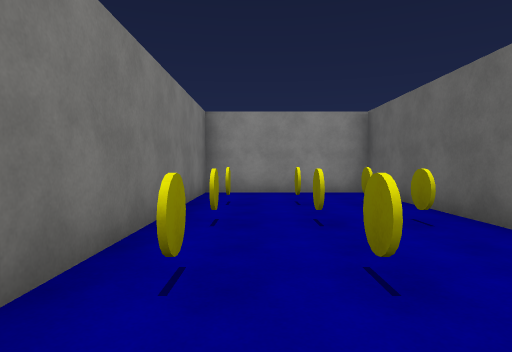
[1] (above)

21 first-person views from a walk through a 3-D level made in the Unity game engine. The camera is 1.4 m above the floor, tilts 2° down and sees 75° across. The floor is counted in squares, 2 m on a side. Each view is taken from the middle of a square. On the plan, view 1 faces up. The plan holds only what a view shows up to about 10 squares ahead; the rest is blank. Surface patterns are stand-ins for the level's own textures.

[2]
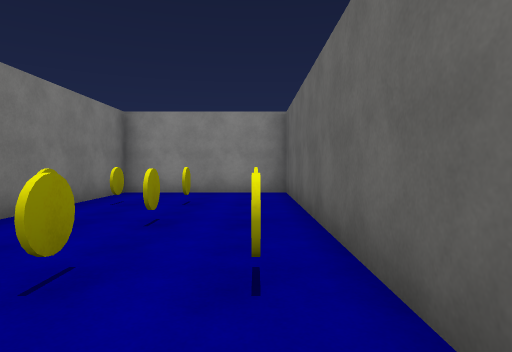

[3]
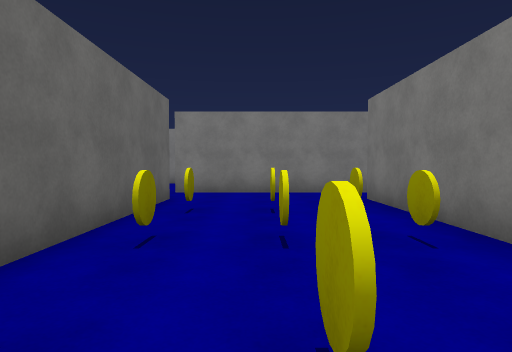

[4]
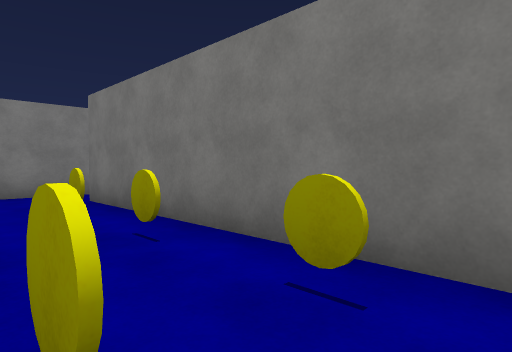

[5]
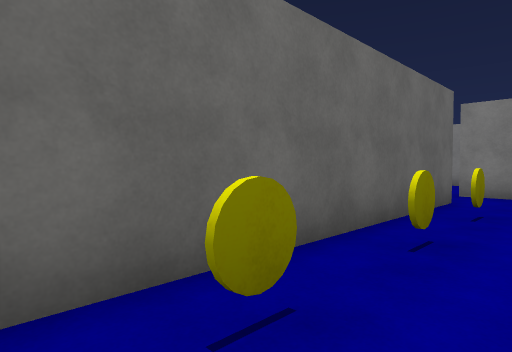

[6]
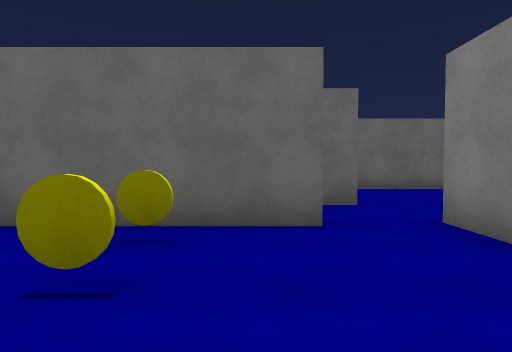

[7]
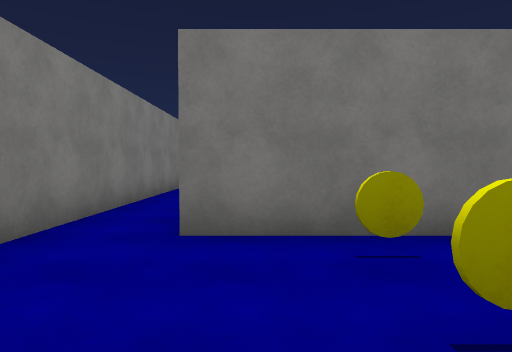

[8]
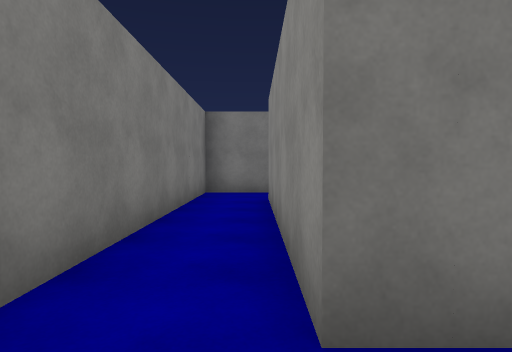

[9]
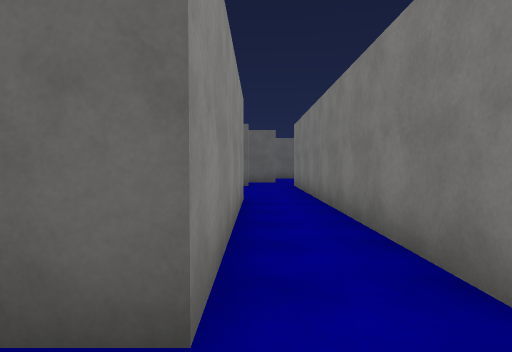

[10]
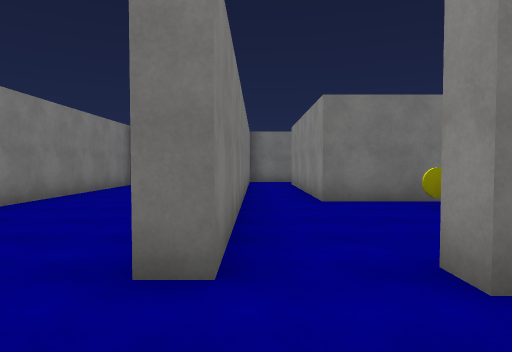

[11]
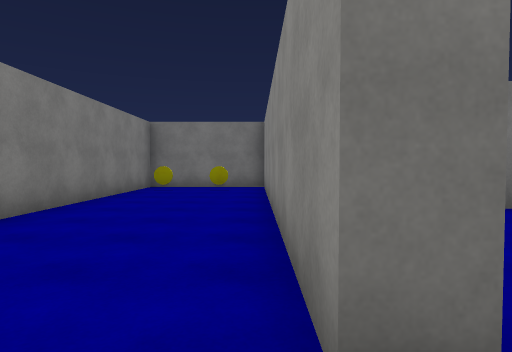

[12]
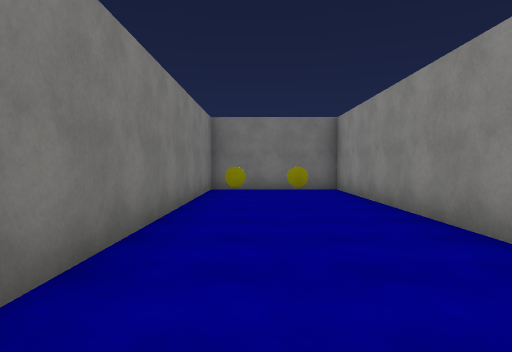

[13]
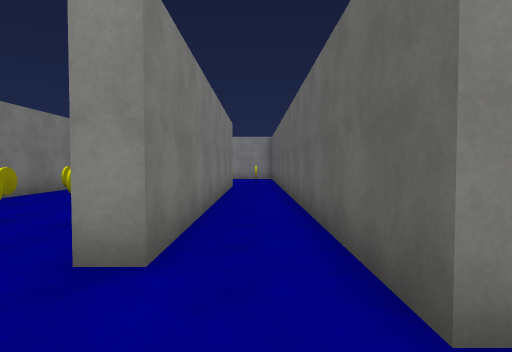

[14]
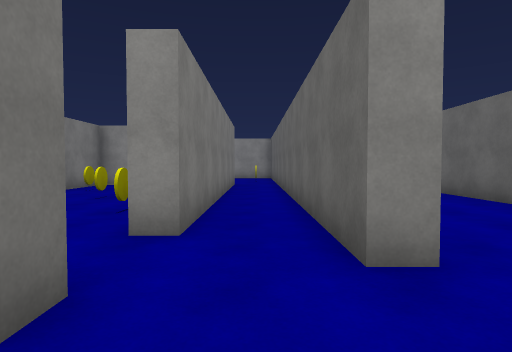

[15]
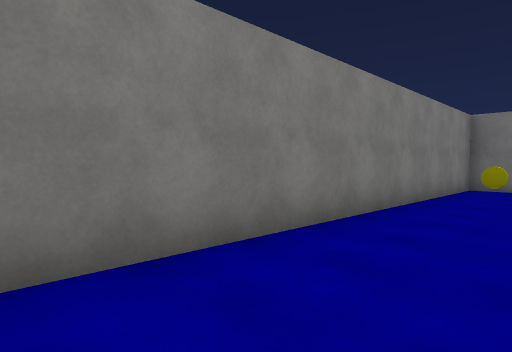

[16]
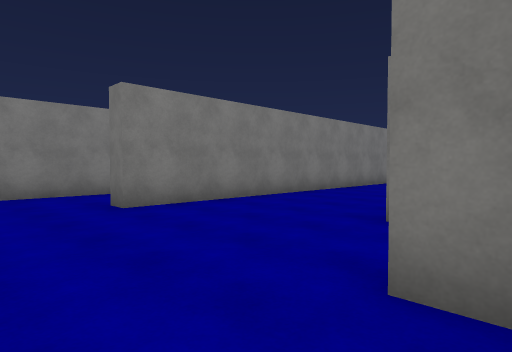

[17]
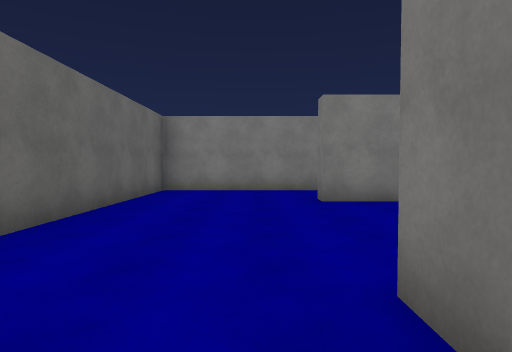

[18]
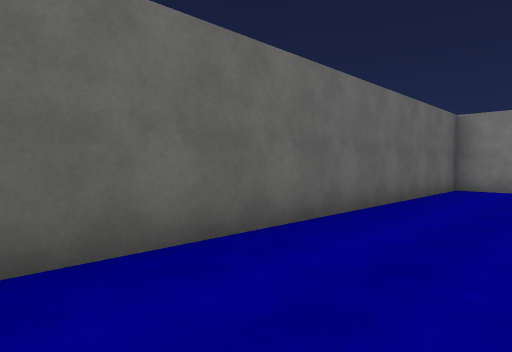

[19]
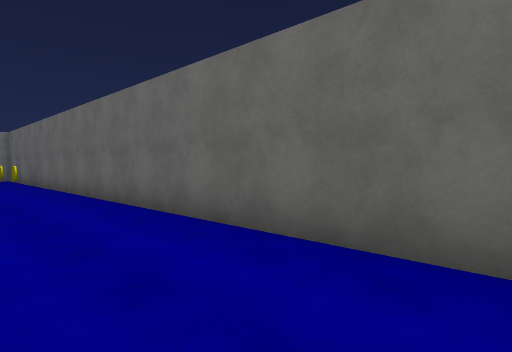

[20]
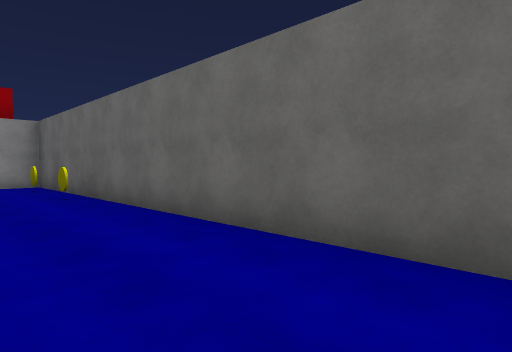

[21]
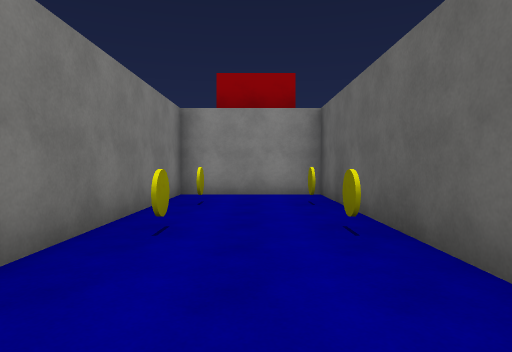

### Floor plan
Key: @ floor where view 1 was taken; # wall or solid block; . floor; C yellow coin.
Columns run from 9 left of view 1 to 9 right of it. Each row starts with its distance up from view 1.
 14               #####
 13               #...#
 12               #C.C#
 11               #...#
 10               #...#
  9        ###### #C.C#
  8        #....#.#...#
  7        #....#.#...#
  6        #C.CC#.#...#
  5        #....#.#...#
  4        #C.CC#.#...#
  3        #....#.#...#
  2        #C.CC#.#...#
  1   ######....#.#...#
  0 #........@....#...#
 -1 ############......#
 -2   #...............#
 -3   #.C.............#
 -4   #...............#
 -5   ############....#
 -6               ....#
 -7              .....#
 -8              ######

Where each view was taken, in squares from view 1:
view 1: 0 up, 0 right, facing up
view 2: 0 up, 2 right, facing up
view 3: 7 up, 1 right, facing down
view 4: 7 up, 1 right, facing down-left
view 5: 7 up, 1 right, facing down-right
view 6: 1 up, 1 left, facing right
view 7: 1 up, 2 right, facing left
view 8: 0 up, 0 right, facing left
view 9: 0 up, 8 left, facing right
view 10: 1 down, 5 right, facing left
view 11: 2 down, 4 right, facing left
view 12: 4 down, 3 right, facing left
view 13: 2 down, 4 right, facing up
view 14: 3 down, 4 right, facing up
view 15: 3 down, 4 right, facing down-left
view 16: 0 up, 7 right, facing down-left
view 17: 1 up, 6 right, facing down
view 18: 2 up, 6 right, facing down-right
view 19: 3 down, 6 right, facing up-right
view 20: 2 up, 6 right, facing up-right
view 21: 6 up, 7 right, facing up
